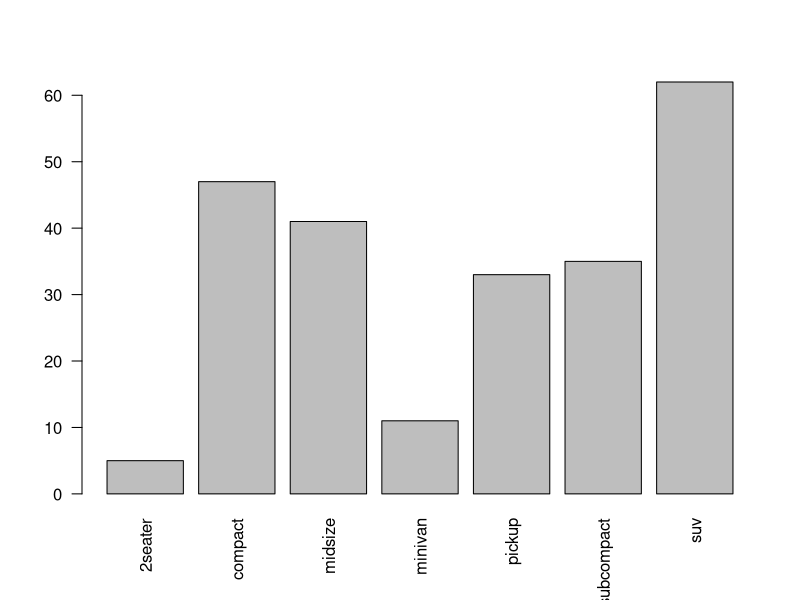
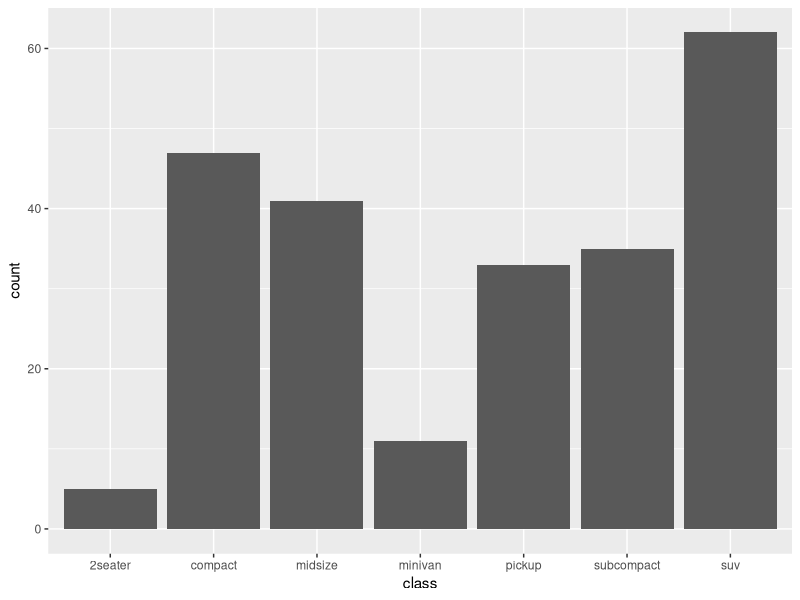

Generate these figures, in order, with R:
## ---- chunk 1
#| collapse: true
barplot(table(ggplot2::mpg$class), las = 2)
## ---- chunk 2
#| collapse: true
library(ggplot2)
ggplot(mpg, aes(class)) + geom_bar()
